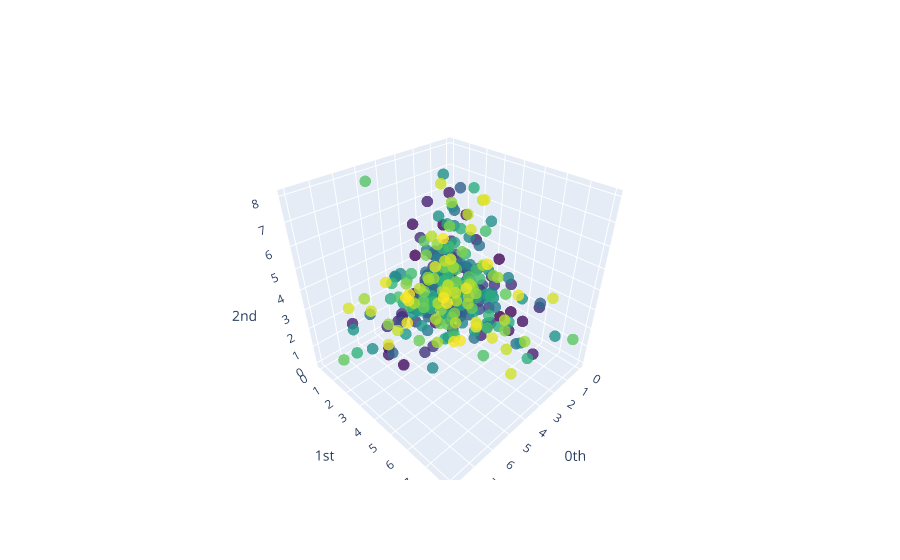

Notebook source saved alongside this figure:
### Code cell
plot_point_cloud(temp_periodic_embedded)

### Figure 1 — Plotly figure (JSON) as saved in the notebook; plotly's stock layout.template omitted (floating-point values rounded to 4 significant figures; data arrays with more than 128 entries replaced by an {"elided": "..."} marker saying what was removed)
{"data": [{"marker": {"color": {"elided": "340 int values"}, "colorscale": [[0, "#440154"], [0.1111, "#482878"], [0.2222, "#3e4989"], [0.3333, "#31688e"], [0.4444, "#26828e"], [0.5556, "#1f9e89"], [0.6667, "#35b779"], [0.7778, "#6ece58"], [0.8889, "#b5de2b"], [1, "#fde725"]], "opacity": 0.8, "size": 4}, "mode": "markers", "type": "scatter3d", "x": {"elided": "340 float values"}, "y": {"elided": "340 float values"}, "z": {"elided": "340 float values"}}], "layout": {"scene": {"xaxis": {"exponentformat": "e", "showexponent": "all", "title": {"text": "0th"}, "type": "linear"}, "yaxis": {"exponentformat": "e", "showexponent": "all", "title": {"text": "1st"}, "type": "linear"}, "zaxis": {"exponentformat": "e", "showexponent": "all", "title": {"text": "2nd"}, "type": "linear"}}}}
